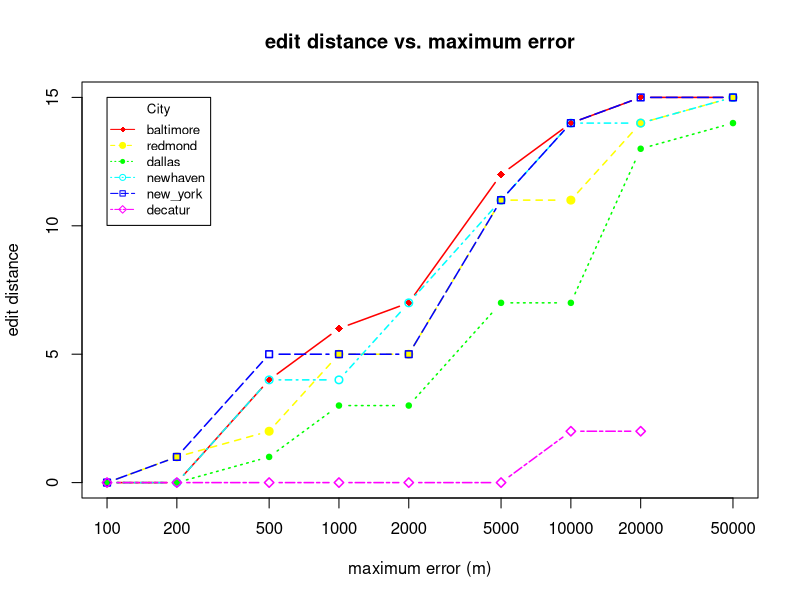

Reproduce this figure in R.
# Create Line Chart

jpeg("./../restaurant_finder/medians_across_city_15.jpg")

# convert factor to numeric for convenience 
Medians <- read.csv("./../restaurant_finder/medians_across_city_15.csv")
nlocations <- length(unique(Medians$location))
locations <- unique(Medians$location)

# get the range for the x and y axis 
xrange <- range(Medians$skew)
yrange <- range(Medians$distortion)

# set up the plot 
plot(xrange, yrange, type="n", xlab="maximum error (m)", log="x",
  	      ylab="edit distance") 
colors <- rainbow(nlocations)
linetype <- c(1:nlocations) 
plotchar <- seq(18,18+nlocations,1)

# add lines 
for (i in 1:nlocations) { 
  city <- subset(Medians, location==locations[i])
  lines(sort(city$skew), sort(city$distortion), type="b", lwd=1.5,
    lty=linetype[i], col=colors[i], pch=plotchar[i])
} 

# add a title and subtitle 
title("edit distance vs. maximum error")

# add a legend 
legend(xrange[1], yrange[2], locations, cex=0.8, col=colors,
  		   pch=plotchar, lty=linetype, title="City")

dev.off()
